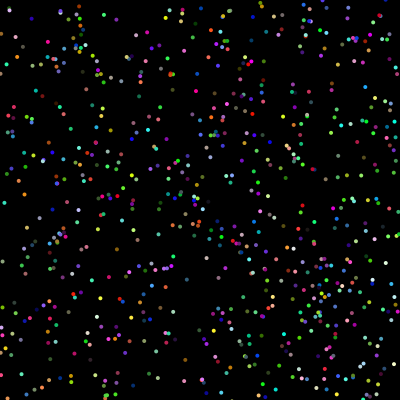
Frame 1 (no input)
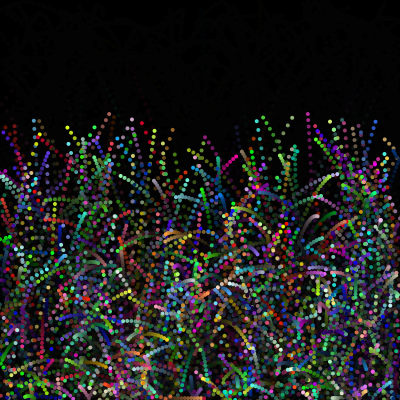
Frame 60 (the mouse pressed at the canvas centre just before this capture)
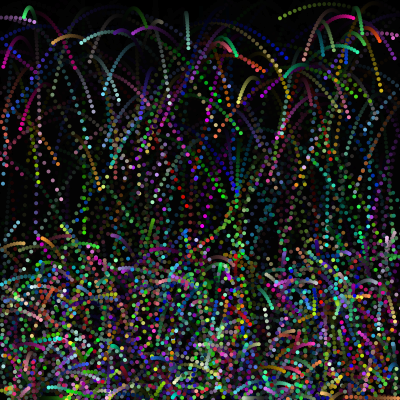
Frame 120 (the mouse held since frame 60 and released just before this capture)

The Processing sketch that drew these frames (run headless with seeded random() and noise(); from frame 60 on, the mouse is pressed at the canvas centre):

// Processing sketch: sketch_07_manyboxes_manycolors_gravity_blur
// ── sketch_07_manyboxes_manycolors_gravity_blur.pde
int num = 700;

//重力はすべての物体に等しく作用する下向きの加速度なので
//配列でなく変数。
float gravity = 0.3;

float[] X = new float[num];
float[] Y = new float[num];
float[] VX = new float[num];
float[] VY = new float[num];

float[] r = new float[num];
float[] g = new float[num];
float[] b = new float[num];


void setup(){
 size(400,400);
 
 for(int i=0; i<num; i++){
   X[i] = random(width);
   Y[i] = random(height);
   VX[i] = random(-5,5);
   VY[i] = random(-5,5);
   
   r[i] = random(255);
   g[i] = random(255);
   b[i] = random(255);
   
 }
  noStroke();
  background(0);

}

void draw(){
  
  //背景をの不透明度を下げてブラー処理
  fill(0,0,0,32);
  rect(0,0,width,height);
  
  for(int i=0; i<num; i++){
    if(X[i] > width -2){
      VX[i] = VX[i] * -1;
      X[i] = width - 2; 
    }
    if(X[i] < 2){
      VX[i] = VX[i] * -1;
      X[i] = 2; 
    }
    if(Y[i] > height -2){
      VY[i] = VY[i] * -1;
      Y[i] = height - 2; 
    }
    if(Y[i] < 2){
      VY[i] = VY[i] * -1;
      Y[i] = 2; 
    }
    
    // すべての物体のY方向の速度を重力で加速する
    VY[i] = VY[i] + gravity;
    
    X[i] = X[i]+VX[i];
    Y[i] = Y[i]+VY[i];
    
    fill(r[i],g[i],b[i]);
    ellipse(X[i],Y[i],4,4);
  }

}
